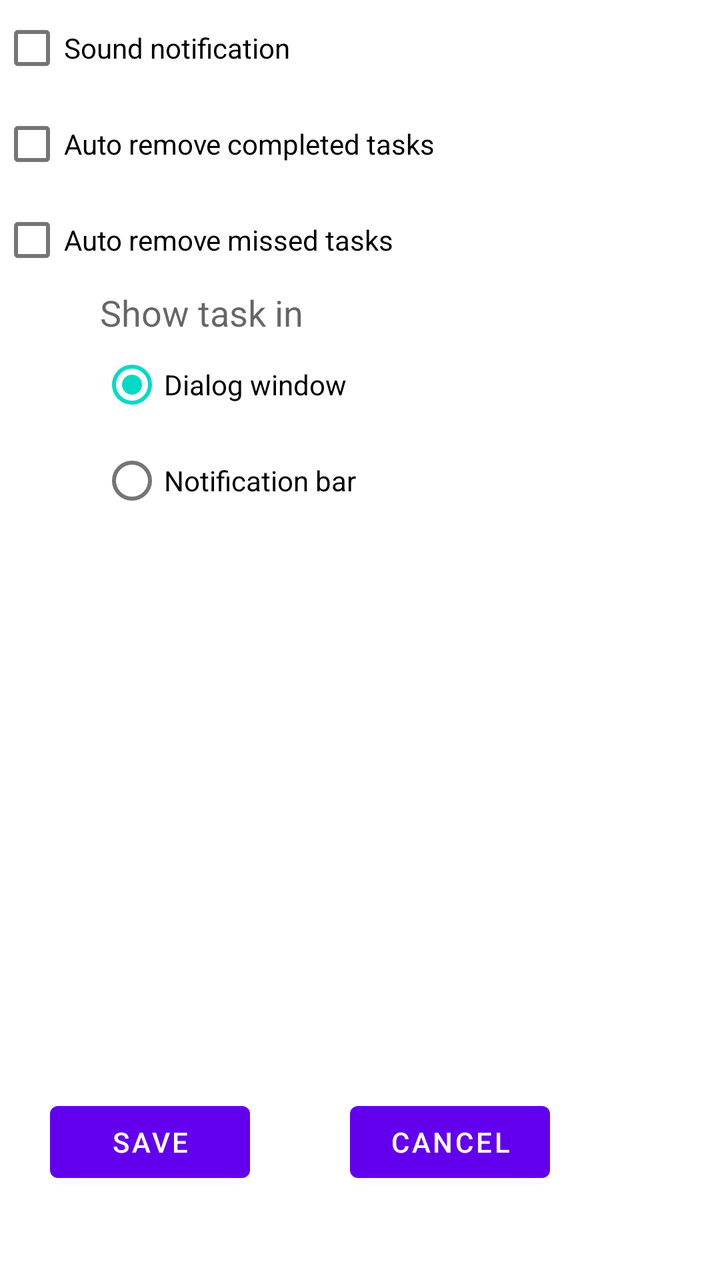
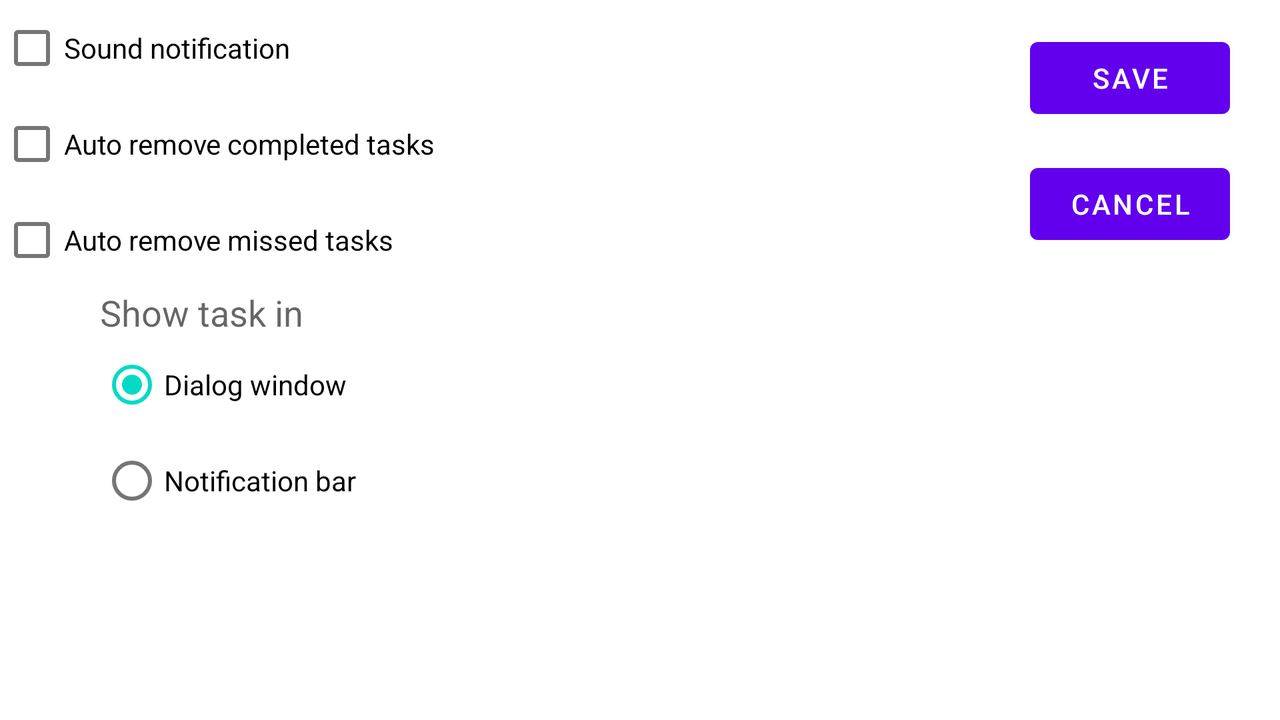

First picture: res/layout/ on a phone held upright. Second picture: the repository's own variant of that layout, on a device whose configuration matches the variant's folder. Source for both follows.
<!-- AndroidManifest.xml: fallback theme Theme.MaterialComponents.DayNight.NoActionBar -->
<!-- res/layout/settings.xml -->
<?xml version="1.0" encoding="utf-8"?>

<LinearLayout xmlns:android="http://schemas.android.com/apk/res/android"
    android:layout_width="match_parent"
    android:layout_height="match_parent"
    android:orientation="vertical" >

    <CheckBox
        android:id="@+id/sound"
        android:layout_width="wrap_content"
        android:layout_height="wrap_content"
        android:text="@string/sound" />

    <CheckBox
        android:id="@+id/removecompleted"
        android:layout_width="wrap_content"
        android:layout_height="wrap_content"
        android:text="@string/autoremove" />

    <CheckBox
        android:id="@+id/removemissed"
        android:layout_width="wrap_content"
        android:layout_height="wrap_content"
        android:text="@string/autoremovemissed" />

    <LinearLayout
        android:layout_width="match_parent"
        android:layout_height="wrap_content"
        android:layout_marginLeft="50sp"
        android:orientation="vertical" >

        <TextView
            android:layout_width="wrap_content"
            android:layout_height="wrap_content"
            android:text="@string/showtaskin"
            android:textAppearance="?android:attr/textAppearanceMedium" />

        <RadioGroup
            android:id="@+id/radioGroup1"
            android:layout_width="wrap_content"
            android:layout_height="wrap_content" >

            <RadioButton
                android:id="@+id/showdialog"
                android:layout_width="wrap_content"
                android:layout_height="wrap_content"
                android:checked="true"
                android:text="@string/dialogwindow" />

            <RadioButton
                android:id="@+id/shownotification"
                android:layout_width="wrap_content"
                android:layout_height="wrap_content"
                android:text="@string/notificatiobar" />
        </RadioGroup>
    </LinearLayout>

    <LinearLayout
        android:layout_width="match_parent"
        android:layout_height="match_parent" >

        <Button
            android:id="@+id/save"
            style="@style/DialogButton"
            android:layout_height="wrap_content"
            android:layout_gravity="bottom"
            android:layout_marginBottom="15sp"
            android:layout_marginLeft="25sp"
            android:layout_marginRight="25sp"
            android:layout_marginTop="15sp"
            android:text="@string/save" />

        <Button
            android:id="@+id/cancel"
            style="@style/DialogButton"
            android:layout_height="wrap_content"
            android:layout_gravity="bottom"
            android:layout_marginBottom="15sp"
            android:layout_marginLeft="25sp"
            android:layout_marginRight="25sp"
            android:layout_marginTop="15sp"
            android:text="@string/cancel" />
    </LinearLayout>

</LinearLayout>
<!-- resources referenced by this layout -->
<resources>
  <string name="autoremove">Auto remove completed tasks</string>
  <string name="autoremovemissed">Auto remove missed tasks</string>
  <string name="cancel">Cancel</string>
  <string name="dialogwindow">Dialog window</string>
  <string name="notificatiobar">Notification bar</string>
  <string name="save">Save</string>
  <string name="showtaskin">Show task in</string>
  <string name="sound">Sound notification</string>
  <style name="DialogButton">
          <item name="android:layout_width">100sp</item>
      </style>
</resources>
<!-- res/layout-land/settings.xml (the repository's variant of the layout above) -->
<!-- drawn on the phone turned sideways -->
<?xml version="1.0" encoding="utf-8"?>

<LinearLayout xmlns:android="http://schemas.android.com/apk/res/android"
    android:layout_width="match_parent"
    android:layout_height="match_parent"
    android:baselineAligned="false"
    android:orientation="horizontal" >
    <LinearLayout
        android:layout_width="wrap_content"
        android:layout_height="wrap_content"
        android:layout_weight="4"
        android:orientation="vertical" >

        <CheckBox
            android:id="@+id/sound"
            android:layout_width="wrap_content"
            android:layout_height="wrap_content"
            android:text="@string/sound" />

        <CheckBox
            android:id="@+id/removecompleted"
            android:layout_width="wrap_content"
            android:layout_height="wrap_content"
            android:text="@string/autoremove" />

        <CheckBox
            android:id="@+id/removemissed"
            android:layout_width="wrap_content"
            android:layout_height="wrap_content"
            android:text="@string/autoremovemissed" />

        <LinearLayout
            android:layout_width="match_parent"
            android:layout_height="wrap_content"
            android:layout_marginLeft="50sp"
            android:orientation="vertical" >

            <TextView
                android:layout_width="wrap_content"
                android:layout_height="wrap_content"
                android:text="@string/showtaskin"
                android:textAppearance="?android:attr/textAppearanceMedium" />

            <RadioGroup
                android:id="@+id/radioGroup1"
                android:layout_width="wrap_content"
                android:layout_height="wrap_content" >

                <RadioButton
                    android:id="@+id/showdialog"
                    android:layout_width="wrap_content"
                    android:layout_height="wrap_content"
                    android:checked="true"
                    android:text="@string/dialogwindow" />

                <RadioButton
                    android:id="@+id/shownotification"
                    android:layout_width="wrap_content"
                    android:layout_height="wrap_content"
                    android:text="@string/notificatiobar" />
            </RadioGroup>
        </LinearLayout>
    </LinearLayout>

    <LinearLayout
        android:layout_width="wrap_content"
        android:layout_height="match_parent"
        android:layout_weight="1"
        android:orientation="vertical" >

        <Button
            android:id="@+id/save"
            style="@style/DialogButton"
            android:layout_height="wrap_content"
            android:layout_gravity="right"
            android:layout_marginBottom="15sp"
            android:layout_marginLeft="25sp"
            android:layout_marginRight="25sp"
            android:layout_marginTop="15sp"
            android:text="@string/save" />

        <Button
            android:id="@+id/cancel"
            style="@style/DialogButton"
            android:layout_height="wrap_content"
            android:layout_gravity="right"
            android:layout_marginBottom="15sp"
            android:layout_marginLeft="25sp"
            android:layout_marginRight="25sp"
            android:text="@string/cancel" />
    </LinearLayout>

</LinearLayout>
